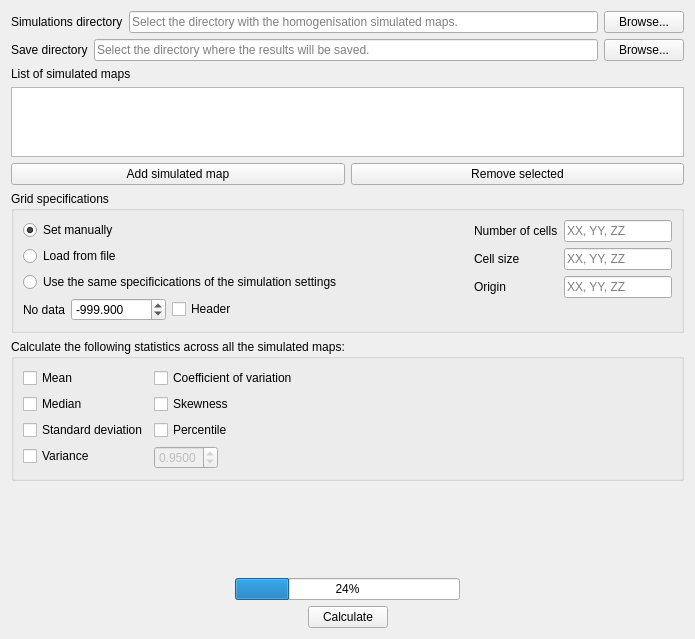
<?xml version="1.0" encoding="UTF-8"?>
<ui version="4.0">
 <class>ToolsSimStats</class>
 <widget class="QWidget" name="ToolsSimStats">
  <property name="geometry">
   <rect>
    <x>0</x>
    <y>0</y>
    <width>695</width>
    <height>639</height>
   </rect>
  </property>
  <property name="windowTitle">
   <string>Tools :: Simulation Statistics</string>
  </property>
  <layout class="QVBoxLayout" name="verticalLayout">
   <item>
    <layout class="QHBoxLayout" name="horizontalLayout_2">
     <item>
      <widget class="QLabel" name="labelSimsPath">
       <property name="text">
        <string>Simulations directory</string>
       </property>
      </widget>
     </item>
     <item>
      <widget class="QLineEdit" name="lineSimsPath">
       <property name="sizePolicy">
        <sizepolicy hsizetype="Expanding" vsizetype="Fixed">
         <horstretch>1</horstretch>
         <verstretch>0</verstretch>
        </sizepolicy>
       </property>
       <property name="text">
        <string/>
       </property>
       <property name="placeholderText">
        <string>Select the directory with the homogenisation simulated maps.</string>
       </property>
      </widget>
     </item>
     <item>
      <widget class="QPushButton" name="buttonSimsPath">
       <property name="text">
        <string>Browse...</string>
       </property>
      </widget>
     </item>
    </layout>
   </item>
   <item>
    <layout class="QHBoxLayout" name="horizontalLayout_3">
     <item>
      <widget class="QLabel" name="labelSiavePath">
       <property name="text">
        <string>Save directory</string>
       </property>
      </widget>
     </item>
     <item>
      <widget class="QLineEdit" name="lineSavePath">
       <property name="sizePolicy">
        <sizepolicy hsizetype="Expanding" vsizetype="Fixed">
         <horstretch>1</horstretch>
         <verstretch>0</verstretch>
        </sizepolicy>
       </property>
       <property name="text">
        <string/>
       </property>
       <property name="placeholderText">
        <string>Select the directory where the results will be saved.</string>
       </property>
      </widget>
     </item>
     <item>
      <widget class="QPushButton" name="buttonSavePath">
       <property name="text">
        <string>Browse...</string>
       </property>
      </widget>
     </item>
    </layout>
   </item>
   <item>
    <widget class="QLabel" name="labelSimFiles">
     <property name="text">
      <string>List of simulated maps</string>
     </property>
    </widget>
   </item>
   <item>
    <widget class="QListWidget" name="listSimFiles">
     <property name="sizePolicy">
      <sizepolicy hsizetype="Expanding" vsizetype="Expanding">
       <horstretch>0</horstretch>
       <verstretch>0</verstretch>
      </sizepolicy>
     </property>
     <property name="dragDropMode">
      <enum>QAbstractItemView::NoDragDrop</enum>
     </property>
     <property name="alternatingRowColors">
      <bool>true</bool>
     </property>
     <property name="selectionMode">
      <enum>QAbstractItemView::ExtendedSelection</enum>
     </property>
     <property name="sortingEnabled">
      <bool>true</bool>
     </property>
    </widget>
   </item>
   <item>
    <layout class="QHBoxLayout" name="horizontalLayout_5">
     <item>
      <widget class="QPushButton" name="buttonAddSim">
       <property name="text">
        <string>Add simulated map</string>
       </property>
      </widget>
     </item>
     <item>
      <widget class="QPushButton" name="buttonRemoveSim">
       <property name="text">
        <string>Remove selected</string>
       </property>
      </widget>
     </item>
    </layout>
   </item>
   <item>
    <widget class="QGroupBox" name="groupBox">
     <property name="title">
      <string>Grid specifications</string>
     </property>
     <layout class="QHBoxLayout" name="horizontalLayout_6">
      <item>
       <layout class="QVBoxLayout" name="verticalLayout_2">
        <item>
         <widget class="QRadioButton" name="radioGridManual">
          <property name="text">
           <string>Set manually</string>
          </property>
          <property name="checked">
           <bool>true</bool>
          </property>
         </widget>
        </item>
        <item>
         <widget class="QRadioButton" name="radioGridFile">
          <property name="text">
           <string>Load from file</string>
          </property>
         </widget>
        </item>
        <item>
         <widget class="QRadioButton" name="radioGridSame">
          <property name="text">
           <string>Use the same specificications of the simulation settings</string>
          </property>
         </widget>
        </item>
        <item>
         <layout class="QHBoxLayout" name="horizontalLayout_4">
          <item>
           <widget class="QLabel" name="labelNoData">
            <property name="text">
             <string>No data</string>
            </property>
           </widget>
          </item>
          <item>
           <widget class="QDoubleSpinBox" name="spinNoData">
            <property name="decimals">
             <number>3</number>
            </property>
            <property name="minimum">
             <double>-1000000000.000000000000000</double>
            </property>
            <property name="maximum">
             <double>1000000000.000000000000000</double>
            </property>
            <property name="value">
             <double>-999.899999999999977</double>
            </property>
           </widget>
          </item>
          <item>
           <widget class="QCheckBox" name="checkHeader">
            <property name="text">
             <string>Header</string>
            </property>
           </widget>
          </item>
          <item>
           <spacer name="horizontalSpacer">
            <property name="orientation">
             <enum>Qt::Horizontal</enum>
            </property>
            <property name="sizeHint" stdset="0">
             <size>
              <width>40</width>
              <height>20</height>
             </size>
            </property>
           </spacer>
          </item>
         </layout>
        </item>
       </layout>
      </item>
      <item>
       <spacer name="horizontalSpacer_2">
        <property name="orientation">
         <enum>Qt::Horizontal</enum>
        </property>
        <property name="sizeHint" stdset="0">
         <size>
          <width>40</width>
          <height>20</height>
         </size>
        </property>
       </spacer>
      </item>
      <item>
       <layout class="QFormLayout" name="formLayout_2">
        <item row="0" column="0">
         <widget class="QLabel" name="labelGridNodes">
          <property name="text">
           <string>Number of cells</string>
          </property>
         </widget>
        </item>
        <item row="0" column="1">
         <widget class="QLineEdit" name="lineGridNodes">
          <property name="readOnly">
           <bool>false</bool>
          </property>
          <property name="placeholderText">
           <string>XX, YY, ZZ</string>
          </property>
         </widget>
        </item>
        <item row="1" column="0">
         <widget class="QLabel" name="labelGridSize">
          <property name="text">
           <string>Cell size</string>
          </property>
         </widget>
        </item>
        <item row="1" column="1">
         <widget class="QLineEdit" name="lineGridSize">
          <property name="readOnly">
           <bool>false</bool>
          </property>
          <property name="placeholderText">
           <string>XX, YY, ZZ</string>
          </property>
         </widget>
        </item>
        <item row="2" column="0">
         <widget class="QLabel" name="labelGridOrig">
          <property name="text">
           <string>Origin</string>
          </property>
         </widget>
        </item>
        <item row="2" column="1">
         <widget class="QLineEdit" name="lineGridOrig">
          <property name="readOnly">
           <bool>false</bool>
          </property>
          <property name="placeholderText">
           <string>XX, YY, ZZ</string>
          </property>
         </widget>
        </item>
       </layout>
      </item>
     </layout>
    </widget>
   </item>
   <item>
    <layout class="QHBoxLayout" name="horizontalLayout">
     <item>
      <widget class="QGroupBox" name="groupStats">
       <property name="sizePolicy">
        <sizepolicy hsizetype="Preferred" vsizetype="Preferred">
         <horstretch>0</horstretch>
         <verstretch>0</verstretch>
        </sizepolicy>
       </property>
       <property name="font">
        <font>
         <weight>50</weight>
         <bold>false</bold>
        </font>
       </property>
       <property name="title">
        <string>Calculate the following statistics across all the simulated maps:</string>
       </property>
       <layout class="QFormLayout" name="formLayout">
        <item row="0" column="0">
         <widget class="QCheckBox" name="checkMean">
          <property name="text">
           <string>Mean</string>
          </property>
         </widget>
        </item>
        <item row="0" column="1">
         <widget class="QCheckBox" name="checkCoefVar">
          <property name="text">
           <string>Coefficient of variation</string>
          </property>
         </widget>
        </item>
        <item row="1" column="0">
         <widget class="QCheckBox" name="checkMedian">
          <property name="text">
           <string>Median</string>
          </property>
         </widget>
        </item>
        <item row="1" column="1">
         <widget class="QCheckBox" name="checkSkewness">
          <property name="text">
           <string>Skewness</string>
          </property>
         </widget>
        </item>
        <item row="2" column="0">
         <widget class="QCheckBox" name="checkSD">
          <property name="text">
           <string>Standard deviation</string>
          </property>
         </widget>
        </item>
        <item row="2" column="1">
         <widget class="QCheckBox" name="checkPercentile">
          <property name="text">
           <string>Percentile</string>
          </property>
         </widget>
        </item>
        <item row="3" column="0">
         <widget class="QCheckBox" name="checkVariance">
          <property name="text">
           <string>Variance</string>
          </property>
         </widget>
        </item>
        <item row="3" column="1">
         <layout class="QHBoxLayout" name="horizontalLayout_7">
          <item>
           <widget class="QDoubleSpinBox" name="spinPercentile">
            <property name="enabled">
             <bool>false</bool>
            </property>
            <property name="decimals">
             <number>4</number>
            </property>
            <property name="minimum">
             <double>0.000100000000000</double>
            </property>
            <property name="maximum">
             <double>0.999900000000000</double>
            </property>
            <property name="singleStep">
             <double>0.005000000000000</double>
            </property>
            <property name="value">
             <double>0.950000000000000</double>
            </property>
           </widget>
          </item>
          <item>
           <spacer name="horizontalSpacer_4">
            <property name="orientation">
             <enum>Qt::Horizontal</enum>
            </property>
            <property name="sizeHint" stdset="0">
             <size>
              <width>40</width>
              <height>20</height>
             </size>
            </property>
           </spacer>
          </item>
         </layout>
        </item>
       </layout>
      </widget>
     </item>
    </layout>
   </item>
   <item>
    <spacer name="verticalSpacer_2">
     <property name="orientation">
      <enum>Qt::Vertical</enum>
     </property>
     <property name="sizeHint" stdset="0">
      <size>
       <width>20</width>
       <height>235</height>
      </size>
     </property>
    </spacer>
   </item>
   <item>
    <layout class="QHBoxLayout" name="horizontalLayout_8">
     <item>
      <spacer name="horizontalSpacer_3">
       <property name="orientation">
        <enum>Qt::Horizontal</enum>
       </property>
       <property name="sizeHint" stdset="0">
        <size>
         <width>40</width>
         <height>20</height>
        </size>
       </property>
      </spacer>
     </item>
     <item>
      <widget class="QProgressBar" name="progressBar">
       <property name="value">
        <number>24</number>
       </property>
      </widget>
     </item>
     <item>
      <spacer name="horizontalSpacer_5">
       <property name="orientation">
        <enum>Qt::Horizontal</enum>
       </property>
       <property name="sizeHint" stdset="0">
        <size>
         <width>40</width>
         <height>20</height>
        </size>
       </property>
      </spacer>
     </item>
    </layout>
   </item>
   <item>
    <layout class="QHBoxLayout" name="horizontalLayout_9">
     <item>
      <spacer name="horizontalSpacer_6">
       <property name="orientation">
        <enum>Qt::Horizontal</enum>
       </property>
       <property name="sizeHint" stdset="0">
        <size>
         <width>40</width>
         <height>20</height>
        </size>
       </property>
      </spacer>
     </item>
     <item>
      <widget class="QPushButton" name="buttonCalculate">
       <property name="text">
        <string>Calculate</string>
       </property>
      </widget>
     </item>
     <item>
      <spacer name="horizontalSpacer_7">
       <property name="orientation">
        <enum>Qt::Horizontal</enum>
       </property>
       <property name="sizeHint" stdset="0">
        <size>
         <width>40</width>
         <height>20</height>
        </size>
       </property>
      </spacer>
     </item>
    </layout>
   </item>
  </layout>
 </widget>
 <resources/>
 <connections/>
</ui>
